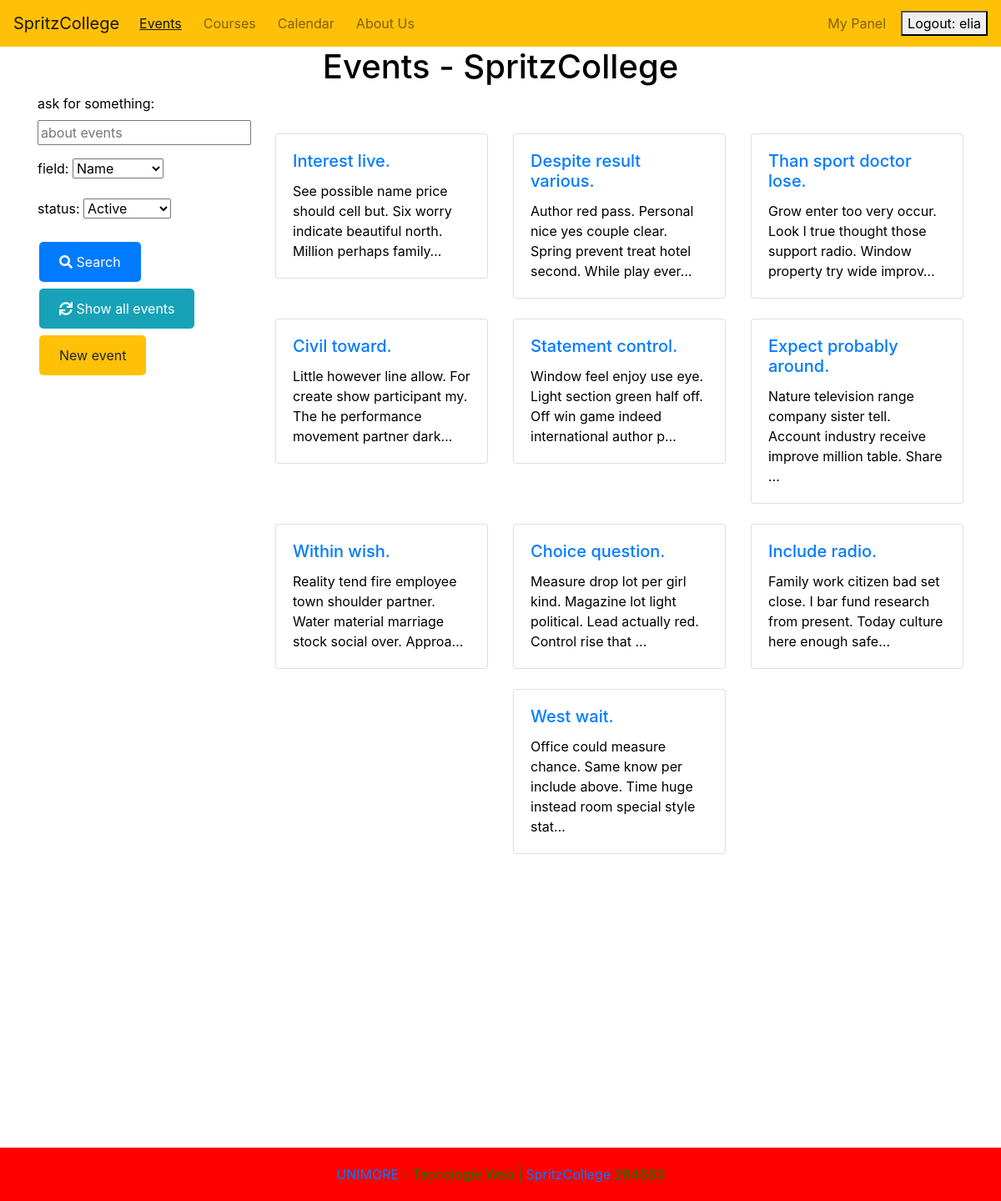
The page /activities/events/ (signed in) on the database its author committed.
### Activities/models.py (models this page shows, shortened)
class Event(models.Model):
    name = models.CharField(max_length=100)
    description = models.TextField(max_length=250)
    date = models.DateTimeField(default=default_event_time)
    duration = models.DurationField(null=True, blank=True)
    price = models.DecimalField(max_digits=10, decimal_places=1, null=True, blank=True, default=0)
    max_capacity = models.IntegerField(default=100)
    place = models.CharField(max_length=100, default="conference room")
    status = models.CharField(max_length=20, choices=[('active', 'Active'), ('cancelled', 'Cancelled'), ('completed', 'Completed')], default='active')
    class Meta:
        ordering = ['date']

### Activities/views.py (the view)
# urls.py: path("events/", EventsList.as_view(), name="list_events"),
class EventsList(ListView):
    model = Event
    template_name = "Activities/Events/events.html"
    def get_queryset(self):
        full_queryset = super().get_queryset()
        filtered_queryset = super().get_queryset()
        search_string = self.request.GET.get("search_string", "")
        search_where = self.request.GET.get("search_where", "")
        status = self.request.GET.get("status", "")
        print ("Parametri di ricerca: \n")
        print (f"stringa: {search_string}")
        print (f"dove: {search_where}")
        print (f"stato: {status}")
        search_performed = False
        if search_string and search_where:
            search_performed = True
            if search_where == "Name":
                filtered_queryset = full_queryset.filter(name__icontains=search_string, status=status)
            elif search_where == "Description":
                filtered_queryset = full_queryset.filter(description__icontains=search_string, status=status)
        if status:
            search_performed = True
            filtered_queryset = filtered_queryset.filter(status=status)
        if not filtered_queryset.exists() and search_performed:
            messages.add_message(self.request, messages.INFO, 'No results found for your search criteria.')
            return full_queryset
        self.filtered_queryset = filtered_queryset
        self.search_performed = search_performed
        return filtered_queryset
    def get_context_data(self, **kwargs):
        context = super(EventsList, self).get_context_data(**kwargs)
        context['form'] = SearchForm(self.request.GET or None)
        context['title'] = "Events"
        if hasattr(self, 'filtered_queryset') and self.filtered_queryset.exists() and self.search_performed:
            out = string_for_title (self.request.GET.get("search_string", ""), self.request.GET.get("status", ""))
            context['title'] = out
        return context

### Activities/forms.py
class SearchForm(forms.Form):
    SEARCH_CHOICES = (
        ('Name', 'Name'),
        ('Description', 'Description'),
    )
    STATUS_CHOICES = (
        ('active', 'Active'),
        ('cancelled', 'Cancelled'),
        ('completed', 'Completed'),
    )
    search_string = forms.CharField(max_length=100, required=False, widget=forms.TextInput(attrs={'placeholder': 'about events'}), label='ask for something',)
    search_where = forms.ChoiceField(choices=SEARCH_CHOICES, required=False, label='field')
    status = forms.ChoiceField(choices=STATUS_CHOICES, required=False, initial='active', label='status')

### Activities/templates/Activities/Events/events.html (shortened to what this page needs)
{% extends 'base.html' %}
{% block content %}
{% load static %}
<div class="container">
    <h1 class="text-center">{{ title }} - SpritzCollege</h1>
    {% if object_list.count == 0 %}
        {% if not request.user.is_authenticated %}
        <div class="alert alert-info text-center" role="alert">
            There are no scheduled events! <br> Come back later or <a href="{% url 'register' %}">sign up</a> to be the first to be informed!
        </div>
        {% endif %}
        {% if request.user.is_authenticated %}
            {% for group in request.user.groups.all %}
            {% if group.name == 'culture' %}
            <div class="alert alert-info text-center" role="alert">
                There are no scheduled events! <br> Come back later or... if you want, you can <a href="{% url 'new_event' %}">create a new event</a>!
            </div>
            {% endif %}
            {% endfor %}
        {% endif %}
    {% else %}
    <div class="row">
        <div class="col-md-3">
            <form id="searchForm" class="search-form" method="get" action="">
                {{ form.as_p }}
                <button type="submit" class="btn btn-primary"><i class="fas fa-search"></i> Search</button>
                <button type="button" onclick="resetForm()" class="btn btn-info"><i class="fas fa-sync"></i> Show all events</button>
                <br>
                {% if request.user.is_authenticated %}
                    {% for group in request.user.groups.all %}
                    {% if group.name == 'culture' %}
                    <a href="{% url 'new_event' %}" class="btn btn-warning">New event</a>
                    {% endif %}
                    {% endfor %}
                {% endif %}
                <br>
            </form>
        </div>
        <div class="col-md-9">
            <div class="event-list-container">
                <div class="row justify-content-center mt-5">
                    {% for event in object_list %}
                    <div class="col-md-4 mb-4">
                        <div class="card">
                            <div class="card-body">
                                <h5 class="card-title"><a href="{% url 'event_detail' event.id %}">{{ event.name }}</a></h5>
                                <p class="card-text">{{ event.description|truncatechars:100 }}</p>
                            </div>
                        </div>
                    </div>
                    {% endfor %}
                </div>
            </div>
        </div>
    </div>
    {% endif %}
</div>
{% endblock %}

### templates/base.html (shortened to what this page needs)
{% load static %}
<!DOCTYPE html>
<html lang="it">
<head>
  <link rel="stylesheet" href="https://cdn.jsdelivr.net/npm/bootstrap@4.6.1/dist/css/bootstrap.min.css">
  <link rel="stylesheet" href="https://cdnjs.cloudflare.com/ajax/libs/font-awesome/5.15.1/css/all.min.css">
</head>
<body>
  <header class="top-bar">
    <nav class="navbar navbar-expand-lg navbar-light bg-warning text-white">
      <a class="navbar-brand" href="{% url 'home' %}">SpritzCollege</a>
      <div class="collapse navbar-collapse" id="navbarSupportedContent">
        <ul class="navbar-nav mr-auto">
          <li class="nav-item">
            <a class="nav-link" href="{% url 'list_events' %}">Events</a>
          </li>
          <li class="nav-item">
            <a class="nav-link" href="{% url 'list_courses' %}">Courses</a>
          </li>
          <li class="nav-item">
            <a class="nav-link" href="{% url 'calendar_view' %}">Calendar</a>
          </li>
          <li class="nav-item">
            <a class="nav-link" href="{% url 'about_us' %}">About Us</a>
          </li>
        </ul>
        {% if request.user.is_authenticated %}
        <ul class="navbar-nav ml-auto">
          <li class="nav-item">
            <a class="nav-link" href="{% url 'messages' %}">My Panel</a>
          </li>
      </div>
      {% endif %}
      {% if user.is_authenticated %}
      <form method="post" action="{% url 'logout' %}">
        <button type="submit">Logout: {{user.username}}</button>
      </form>
      {% else %}
      <form method="post" action="{% url 'login' %}">
        {% csrf_token %}
        <button type="submit">Sign in</button>
      </form>
      {% endif %}
    </nav>
  </header>
  <main>
    {% block content %}
    {% endblock %}
  </main>
  <footer class="bottom-bar">
    <div class="text-center">
      <a href="https://www.unimore.it/it">UNIMORE</a> - Tecnologie Web | <a href="{% url 'home' %}">SpritzCollege</a>
    </div>
  </footer>
</body>
</html>

### templates/base.html (style rules this page uses)
body { margin-bottom: 100px; background-color: white; color: black; }
.active { text-decoration: underline; color: white; }
.navbar-nav { display: flex; align-items: center; }
.nav-item { margin-right: 10px; }
.bottom-bar { position: fixed; bottom: 0; width: 100%; display: flex; align-items: center; justify-content: center; background-color: red; padding: 20px 0; color: green; }

### Activities/templates/Activities/Events/events.html (style rules this page uses)
.btn-custom, .btn-primary, .btn-secondary, .btn-info, .btn-warning { border: none; padding: 12px 24px; text-align: center; text-decoration: none; display: inline-block; font-size: 16px; margin: 4px 2px; cursor: pointer; border-radius: 5px; transition: background-color 0.3s, box-shadow 0.3s; }
.search-form { position: sticky; top: 0; height: 100vh; }
.event-list-container { max-height: 90vh; overflow-y: auto; }

### rows shown on the page
Event: name "Interest live.", description "See possible name price should cell but. Six worry indicate beautiful north. Million perhaps family…"
Event: name "Despite result various.", description "Author red pass. Personal nice yes couple clear. Spring prevent treat hotel second. While play ever…"
Event: name "Than sport doctor lose.", description "Grow enter too very occur. Look I true thought those support radio. Window property try wide improv…"
Event: name "Civil toward.", description "Little however line allow. For create show participant my. The he performance movement partner dark…"
Event: name "Statement control.", description "Window feel enjoy use eye. Light section green half off. Off win game indeed international author p…"
Event: name "Expect probably around.", description "Nature television range company sister tell. Account industry receive improve million table. Share …"
Event: name "Within wish.", description "Reality tend fire employee town shoulder partner. Water material marriage stock social over. Approa…"
Event: name "Choice question.", description "Measure drop lot per girl kind. Magazine lot light political. Lead actually red. Control rise that …"
Event: name "Include radio.", description "Family work citizen bad set close. I bar fund research from present. Today culture here enough safe…"
Event: name "West wait.", description "Office could measure chance. Same know per include above. Time huge instead room special style stat…"

### other values the page prints
{{ user.username }} "elia"
{{ title }} "Events"
